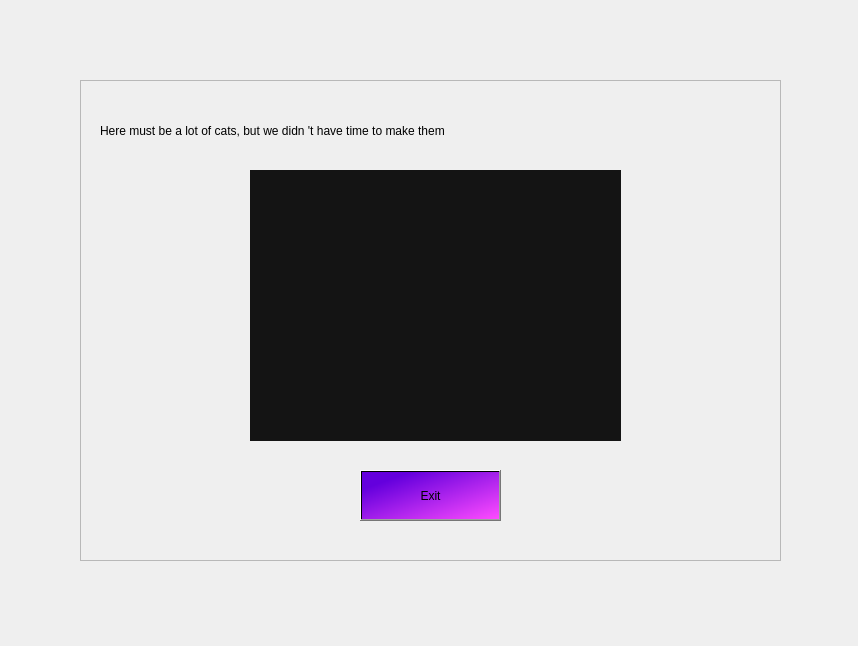
<?xml version="1.0" encoding="UTF-8"?>
<ui version="4.0">
 <class>catform</class>
 <widget class="QDialog" name="catform">
  <property name="geometry">
   <rect>
    <x>0</x>
    <y>0</y>
    <width>858</width>
    <height>646</height>
   </rect>
  </property>
  <property name="windowTitle">
   <string>Dialog</string>
  </property>
  <widget class="QFrame" name="catFrame">
   <property name="geometry">
    <rect>
     <x>80</x>
     <y>80</y>
     <width>701</width>
     <height>481</height>
    </rect>
   </property>
   <property name="frameShape">
    <enum>QFrame::StyledPanel</enum>
   </property>
   <property name="frameShadow">
    <enum>QFrame::Raised</enum>
   </property>
   <widget class="QLabel" name="image">
    <property name="geometry">
     <rect>
      <x>170</x>
      <y>90</y>
      <width>371</width>
      <height>271</height>
     </rect>
    </property>
    <property name="styleSheet">
     <string notr="true">background-color: rgb(20 ,20, 20);</string>
    </property>
    <property name="text">
     <string/>
    </property>
   </widget>
   <widget class="QLabel" name="sorryLabel">
    <property name="geometry">
     <rect>
      <x>20</x>
      <y>20</y>
      <width>661</width>
      <height>61</height>
     </rect>
    </property>
    <property name="text">
     <string>Here must be a lot of cats, but we didn 't have time to make them</string>
    </property>
   </widget>
   <widget class="QPushButton" name="pushButton">
    <property name="geometry">
     <rect>
      <x>280</x>
      <y>390</y>
      <width>141</width>
      <height>51</height>
     </rect>
    </property>
    <property name="styleSheet">
     <string notr="true">background-color: qlineargradient(spread:pad, x1:0.159204, y1:0.205, x2:1, y2:1, stop:0 rgba(100, 0, 221, 255), stop:1 rgba(255, 76, 255, 255));</string>
    </property>
    <property name="text">
     <string>Exit</string>
    </property>
   </widget>
  </widget>
 </widget>
 <resources/>
 <connections/>
</ui>
